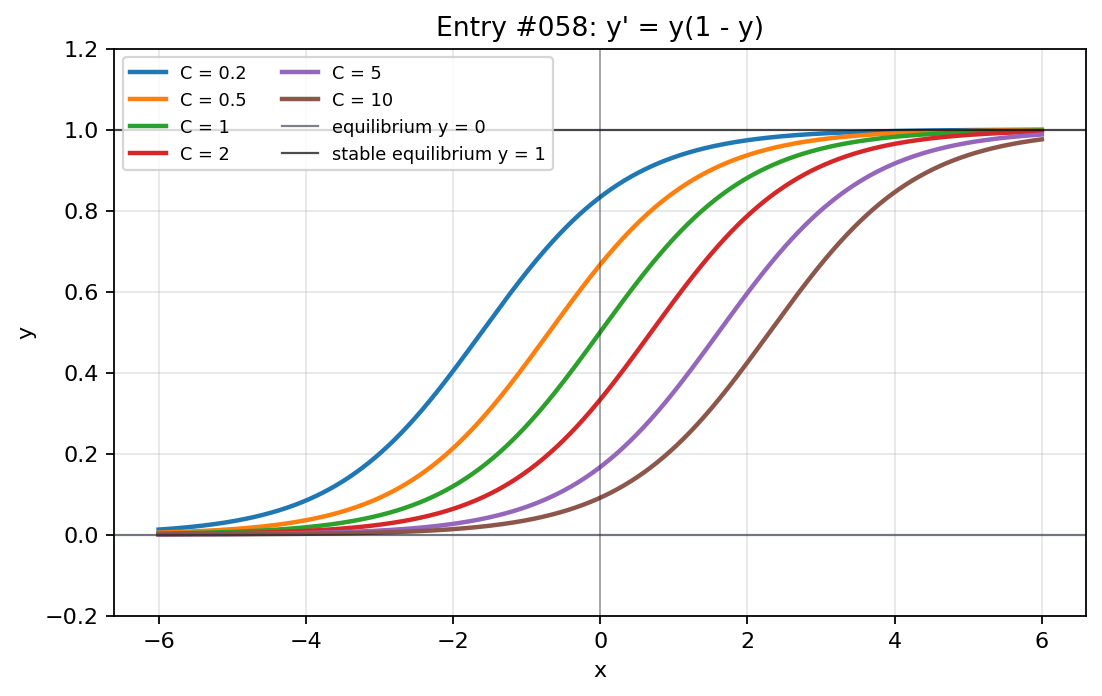

Python code for this plot:
import numpy as np
import matplotlib.pyplot as plt

x = np.linspace(-6, 6, 800)
constants = [0.2, 0.5, 1, 2, 5, 10]

fig, ax = plt.subplots(figsize=(7, 4.5))

for constant in constants:
    y = 1 / (constant * np.exp(-x) + 1)
    ax.plot(x, y, linewidth=2, label=f"C = {constant}")

ax.axhline(0, color="#111827", linewidth=1, alpha=0.55, label="equilibrium y = 0")
ax.axhline(1, color="black", linewidth=1, alpha=0.7, label="stable equilibrium y = 1")
ax.axvline(0, color="#111827", linewidth=0.8, alpha=0.35)
ax.set_title("Entry #058: y' = y(1 - y)")
ax.set_xlabel("x")
ax.set_ylabel("y")
ax.set_ylim(-0.2, 1.2)
ax.grid(True, alpha=0.3)
ax.legend(fontsize=8, ncols=2)

fig.tight_layout()
plt.show()
